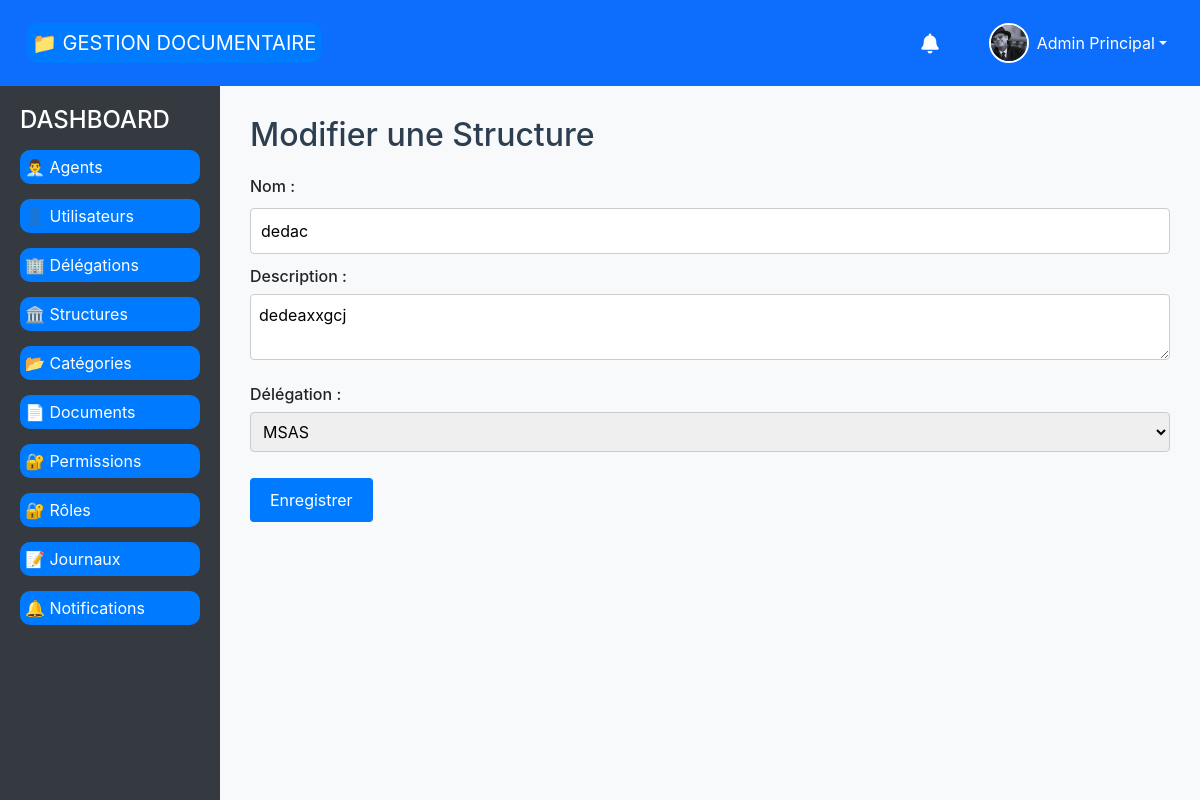
Page /structure/update/2/ (signed in) on the committed database.
### document_management/models.py (models this page shows, shortened)
class BaseTimeStampModel(models.Model):
    date_creation = models.DateTimeField(_("Date de création"), auto_now_add=True)
    date_modification = models.DateTimeField(_("Date de modification"), auto_now=True)
    class Meta:
        abstract = True

class Agent(BaseTimeStampModel):
    MATRICULE_REGEX = r'^\d{6}/[A-Z]$'
    NOM_PRENOM_REGEX = r'^[a-zA-ZÀ-ÿ\s\-\']+$'
    PHONE_REGEX = r'^(\+\d{1,3})?\d{9,15}$'
    matricule = models.CharField(
        _("Matricule"),
        max_length=8,
        unique=True,
        validators=[
            RegexValidator(
                regex=MATRICULE_REGEX,
                message=_("Le matricule doit être au format 123456/X")
            )
        ]
    )
    photo = models.ImageField(
        _("Photo"),
        upload_to='agents/photos/',
        null=True,
        blank=True,
        help_text=_("Photo de profil de l'agent")
    )
    prenom = models.CharField(
        _("Prénom"),
        max_length=50,
        validators=[
            RegexValidator(
                regex=NOM_PRENOM_REGEX,
                message=_("Le prénom ne doit contenir que des lettres, espaces et tirets")
            )
        ]
    )
    nom = models.CharField(
        _("Nom"),
        max_length=50,
        validators=[
            RegexValidator(
                regex=NOM_PRENOM_REGEX,
                message=_("Le nom ne doit contenir que des lettres, espaces et tirets")
            )
        ]
    )
    date_naissance = models.DateField(_("Date de naissance"))
    lieu_naissance = models.CharField(_("Lieu de naissance"), max_length=255)
    adresse = models.CharField(_("Adresse"), max_length=255)
    email = models.EmailField(_("Email"), unique=True)
    telephone = models.CharField(
        _("Téléphone"),
        max_length=20,
        unique=True,
        validators=[
            RegexValidator(
                regex=PHONE_REGEX,
                message=_("Numéro de téléphone invalide. Format: +221xxxxxxxxx")
            )
        ]
    )
    user = models.OneToOneField(
        settings.AUTH_USER_MODEL,
        on_delete=models.CASCADE,
        related_name="agent_profile",
        verbose_name=_("Utilisateur")
    )
    structure = models.ForeignKey(
        Structure,
        on_delete=models.PROTECT,
        related_name="agents",
        verbose_name=_("Structure")
    )
    role = models.ForeignKey(
        Role,
        on_delete=models.PROTECT,
        related_name="agents",
        verbose_name=_("Rôle")
    )
    is_active = models.BooleanField(_("Actif"), default=True)
    class Meta:
        verbose_name = _("Agent")
        verbose_name_plural = _("Agents")
        ordering = ['nom', 'prenom']
    def get_full_name(self):
        return f"{self.prenom} {self.nom}"

class Structure(BaseTimeStampModel):
    nom = models.CharField(
        _( "Nom"), max_length=100, unique=True,
        validators=[MaxLengthValidator(100)]
    )
    description = models.TextField(
        _( "Description"), validators=[MaxLengthValidator(500)]
    )
    structure_parent = models.ForeignKey(
        'self', on_delete=models.SET_NULL, null=True, blank=True,
        related_name='enfants', verbose_name=_("Structure parente")
    )
    delegation = models.ForeignKey(
        Delegation, on_delete=models.CASCADE, verbose_name=_("Délégation"),
        related_name="structures",null=True, blank=True
    )
    class Meta:
        verbose_name = _( "Structure")
        verbose_name_plural = _( "Structures")
        ordering = ['nom']

class Delegation(BaseTimeStampModel):
    nom_delegation = models.CharField(
        _( "Nom de la délégation"), max_length=100, unique=True,
        validators=[MaxLengthValidator(100)]
    )
    localisation = models.CharField(
        _( "Localisation"), max_length=255,
        validators=[MaxLengthValidator(255)]
    )
    description = models.TextField(
        _( "Description"), validators=[MaxLengthValidator(500)]
    )
    class Meta:
        verbose_name = _( "Délégation")
        verbose_name_plural = _( "Délégations")
        ordering = ['nom_delegation']

### document_management/views.py (the view, shortened to what this page needs)
# urls.py: path('structure/update/<int:structure_id>/', update_structure, name='update_structure'),
@login_required
def update_structure(request, structure_id):
    structure = Structure.objects.get(id=structure_id)
    delegations = Delegation.objects.all()
    return render(request, 'structures/form.html', {
        'structure': structure,
        'delegations': delegations
    })

### document_management/templates/structures/form.html (shortened to what this page needs)
{% extends 'base.html' %}
{% block content %}
<h2>{% if structure %}Modifier{% else %}Ajouter{% endif %} une Structure</h2>
<form method="post">
    <label for="nom">Nom :</label>
    <input type="text" name="nom" value="{{ structure.nom|default_if_none:'' }}" required><br>
    <label for="description">Description :</label>
    <textarea name="description" required>{{ structure.description|default_if_none:'' }}</textarea><br>
    <label for="delegation">Délégation :</label>
    <select name="delegation">
        {% for delegation in delegations %}
            <option value="{{ delegation.id }}" {% if structure and structure.delegation and structure.delegation.id == delegation.id %}selected{% endif %}>
                {{ delegation.nom_delegation }}
            </option>
        {% endfor %}
    </select><br>
    <button type="submit">Enregistrer</button>
</form>
{% endblock %}

### document_management/templates/base.html (shortened to what this page needs)
<!DOCTYPE html>
<html lang="fr">
<head>
    <link rel="stylesheet" href="https://cdn.jsdelivr.net/npm/bootstrap@5.3.0/dist/css/bootstrap.min.css">
    <link rel="stylesheet" href="https://cdnjs.cloudflare.com/ajax/libs/font-awesome/6.0.0/css/all.min.css">
    {% load static %}
    <link rel="stylesheet" href="{% static 'css/style.css' %}">
</head>
<body>
    <nav class="navbar navbar-expand-lg navbar-custom">
        <div class="container-fluid">
            <a class="navbar-brand" href="{% url 'home' %}">📁 GESTION DOCUMENTAIRE</a>
            <div class="d-flex align-items-center ms-auto">
                {% if request.user.is_authenticated %}
                    <div class="dropdown me-3">
                        <button class="btn btn-link text-white text-decoration-none position-relative" type="button" id="notificationsDropdown" data-bs-toggle="dropdown" aria-expanded="false">
                            <i class="fas fa-bell fa-lg"></i>
                        </button>
                    </div>
                    <div class="dropdown">
                        <button class="btn btn-link text-white text-decoration-none dropdown-toggle d-flex align-items-center" type="button" id="userDropdown" data-bs-toggle="dropdown" aria-expanded="false">
                            {% if request.user.agent_profile.photo %}
                                <img src="{{ request.user.agent_profile.photo.url }}" alt="Photo de profil" class="user-avatar me-2">
                            {% else %}
                                <div class="user-avatar me-2 bg-light d-flex align-items-center justify-content-center">
                                    <i class="fas fa-user text-muted"></i>
                                </div>
                            {% endif %}
                            <span class="d-none d-md-inline">
                                {% if request.user.agent_profile %}
                                    {{ request.user.agent_profile.prenom }} {{ request.user.agent_profile.nom }}
                                {% else %}
                                    {{ request.user.email }}
                                {% endif %}
                            </span>
                        </button>
                    </div>
                {% else %}
                    <a href="{% url 'login' %}" class="btn btn-outline-light btn-sm">Connexion</a>
                {% endif %}
            </div>
        </div>
    </nav>
    <div class="main-container">
        {% if request.user.is_authenticated %}
        <div class="sidebar">
            <h4>DASHBOARD</h4>
            {% if can_read_agents %}
            <a href="{% url 'liste_agents' %}" {% if request.resolver_match.url_name == 'liste_agents' %} class="active"{% endif %}>👨‍💼 Agents</a>
            {% endif %}
            {% if can_read_users %}
            <a href="{% url 'liste_users' %}" {% if request.resolver_match.url_name == 'liste_users' %} class="active"{% endif %}>👤 Utilisateurs</a>
            {% endif %}
            {% if can_read_delegations %}
            <a href="{% url 'liste_delegations' %}" {% if request.resolver_match.url_name == 'liste_delegations' %} class="active"{% endif %}>🏢 Délégations</a>
            {% endif %}
            {% if can_read_structures %}
            <a href="{% url 'liste_structures' %}" {% if request.resolver_match.url_name == 'liste_structures' %} class="active"{% endif %}>🏛️ Structures</a>
            {% endif %}
            {% if can_read_categories %}
            <a href="{% url 'liste_CategorieDocuments' %}" {% if request.resolver_match.url_name == 'liste_CategorieDocuments' %} class="active"{% endif %}>📂 Catégories</a>
            {% endif %}
            {% if can_read_documents %}
            <a href="{% url 'liste_documents' %}" {% if request.resolver_match.url_name == 'liste_documents' %} class="active"{% endif %}>📄 Documents</a>
            {% endif %}
            {% if can_read_permissions %}
            <a href="{% url 'liste_permissions' %}" {% if request.resolver_match.url_name == 'liste_permissions' %} class="active"{% endif %}>🔐 Permissions</a>
            {% endif %}
            {% if can_read_roles %}
            <a href="{% url 'liste_roles' %}" {% if request.resolver_match.url_name == 'liste_roles' %} class="active"{% endif %}>🔐 Rôles</a>
            {% endif %}
            {% if role_name == 'ADMIN' or role_name == 'GESTIONNAIRE' %}
            <a href="{% url 'liste_journaux' %}" {% if request.resolver_match.url_name == 'liste_journaux' %} class="active"{% endif %}>📝 Journaux</a>
            {% endif %}
            <a href="{% url 'liste_notifications' %}" {% if request.resolver_match.url_name == 'liste_notifications' %} class="active"{% endif %}>🔔 Notifications</a>
        </div>
        {% endif %}
        <div class="content">
            {% block content %}
            {% endblock %}
        </div>
    </div>
</body>
</html>

### document_management/static/css/style.css (style rules this page uses)
nav { background-color: #007bff; padding: 10px; text-align: center; }
nav a { color: white; text-decoration: none; margin: 15px; font-size: 18px; }
body { font-family: 'Segoe UI', Arial, sans-serif; background: #f7f7f7; margin: 0; padding: 0; }
h1, h2 { color: #2c3e50; margin-bottom: 20px; }
input[type="text"], input[type="email"], input[type="date"], select, textarea { width: 100%; padding: 8px; margin: 6px 0 16px 0; border: 1px solid #ccc; border-radius: 4px; box-sizing: border-box; font-size: 1em; }
button, a.button { background: #18bc9c; color: #fff; border: none; padding: 8px 18px; border-radius: 4px; font-size: 1em; cursor: pointer; margin-right: 8px; text-decoration: none; transition: background 0.2s; display: inline-block; }
form label { font-weight: 500; }
form { margin-bottom: 20px; }
form { margin: 20px 0; }
input[type="text"], input[type="email"], input[type="number"] { width: 100%; padding: 10px; margin: 10px 0; box-sizing: border-box; }
button[type="submit"] { background-color: #007bff; color: white; border: none; padding: 10px 20px; margin: 10px 0; cursor: pointer; }
a { text-decoration: none; border-radius: 10px; padding: 5px; background-color: #007bff; color: white; }
:root { --primary-color: #007bff; --secondary-color: #6c757d; --success-color: #28a745; --danger-color: #dc3545; --light-color: #f8f9fa; --dark-color: #343a40; --border-color: #dee2e6; --border-radius: 0.25rem; --box-shadow: 0 0.125rem 0.25rem rgba(0, 0, 0, 0.075); --transition: all 0.2s ease-in-out; }
body { font-family: -apple-system, BlinkMacSystemFont, "Segoe UI", Roboto, "Helvetica Neue", Arial, sans-serif; line-height: 1.5; color: #212529; }
.btn { display: inline-block; font-weight: 400; text-align: center; white-space: nowrap; vertical-align: middle; user-select: none; border: 1px solid transparent; padding: 0.375rem 0.75rem; font-size: 1rem; line-height: 1.5; border-radius: var(--border-radius); transition: var(--transition); cursor: pointer; text-decoration: none; }

### document_management/templates/base.html (style rules this page uses)
body { display: flex; flex-direction: column; min-height: 100vh; }
.navbar-custom { background-color: #0d6efd; color: white; }
.navbar-custom .navbar-brand, .navbar-custom .nav-link { color: white; }
.main-container { display: flex; flex: 1; }
.sidebar { width: 220px; background-color: #343a40; color: white; padding: 20px; }
.sidebar a { color: white; text-decoration: none; display: block; margin: 15px 0; }
.content { flex: 1; padding: 30px; background-color: #f8f9fa; }
.user-avatar { width: 40px; height: 40px; border-radius: 50%; object-fit: cover; border: 2px solid white; }

### rows in the picture
Structure: nom "dedac", description "dedeaxxgcj", delegation "MSAS"

### other values in the picture
{{ request.user.agent_profile.prenom }} "Admin"
{{ request.user.agent_profile.nom }} "Principal"
